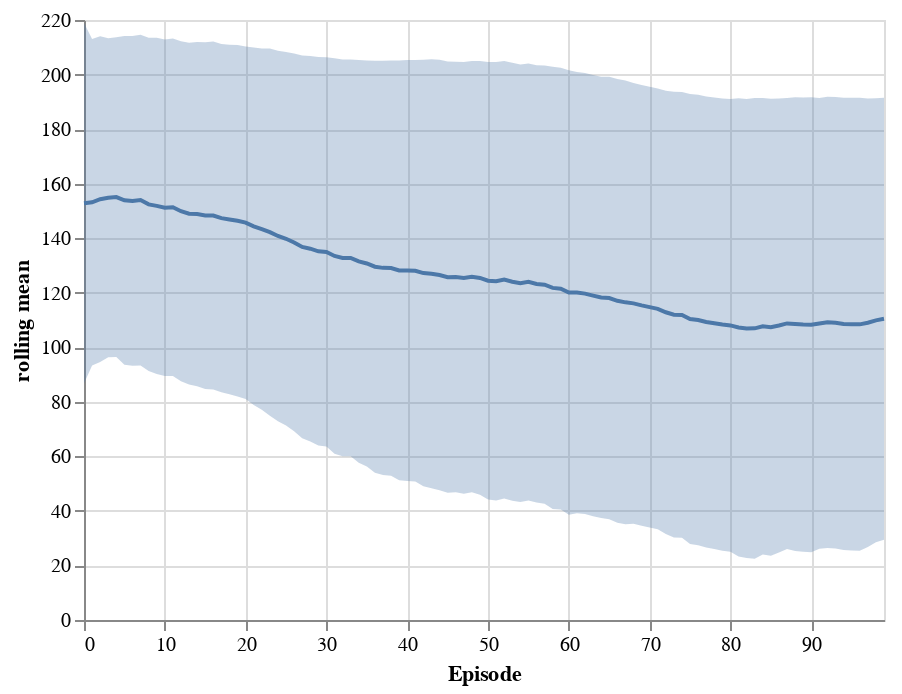

The notebook cell this image was saved under:
### Code cell
chart + band

### Figure 1 — Vega-Lite specification as saved in the notebook (floating-point values rounded to 4 significant figures; data arrays with more than 128 entries replaced by an {"elided": "..."} marker saying what was removed)
{"$schema": "https://vega.github.io/schema/vega-lite/v4.8.1.json", "config": {"view": {"continuousHeight": 300, "continuousWidth": 400}}, "data": {"name": "data-33932f984fbfb18ea78d9a54c9761594"}, "datasets": {"data-33932f984fbfb18ea78d9a54c9761594": {"elided": "1000 records"}}, "layer": [{"encoding": {"x": {"field": "Episode", "scale": {"domain": [0, 99]}, "type": "quantitative"}, "y": {"aggregate": "mean", "field": "rolling mean", "type": "quantitative"}}, "mark": "line"}, {"encoding": {"x": {"field": "Episode", "scale": {"domain": [0, 99]}, "type": "quantitative"}, "y": {"field": "rolling mean", "type": "quantitative"}}, "mark": {"extent": "stdev", "type": "errorband"}}]}
